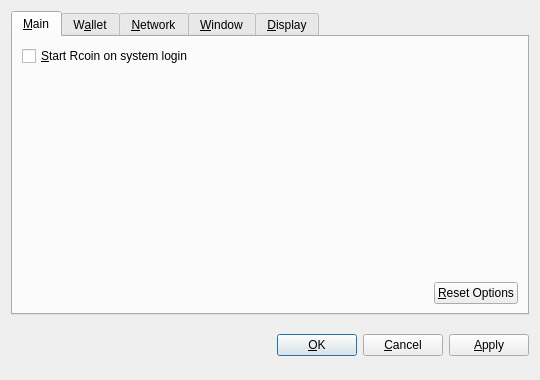
<?xml version="1.0" encoding="UTF-8"?>
<ui version="4.0">
 <class>OptionsDialog</class>
 <widget class="QDialog" name="OptionsDialog">
  <property name="geometry">
   <rect>
    <x>0</x>
    <y>0</y>
    <width>540</width>
    <height>380</height>
   </rect>
  </property>
  <property name="windowTitle">
   <string>Options</string>
  </property>
  <property name="modal">
   <bool>true</bool>
  </property>
  <layout class="QVBoxLayout" name="verticalLayout">
   <item>
    <widget class="QTabWidget" name="tabWidget">
     <property name="tabPosition">
      <enum>QTabWidget::North</enum>
     </property>
     <property name="currentIndex">
      <number>0</number>
     </property>
     <widget class="QWidget" name="tabMain">
      <attribute name="title">
       <string>&amp;Main</string>
      </attribute>
      <layout class="QVBoxLayout" name="verticalLayout_Main">
       <item>
        <widget class="QCheckBox" name="bitcoinAtStartup">
         <property name="toolTip">
          <string>Automatically start Rcoin after logging in to the system.</string>
         </property>
         <property name="text">
          <string>&amp;Start Rcoin on system login</string>
         </property>
        </widget>
       </item>
       <item>
        <spacer name="verticalSpacer_Main">
         <property name="orientation">
          <enum>Qt::Vertical</enum>
         </property>
         <property name="sizeHint" stdset="0">
          <size>
           <width>20</width>
           <height>40</height>
          </size>
         </property>
        </spacer>
       </item>
       <item>
        <layout class="QHBoxLayout" name="horizontalLayout_2_Main">
         <item>
          <spacer name="horizontalSpacer_2_Main">
           <property name="orientation">
            <enum>Qt::Horizontal</enum>
           </property>
           <property name="sizeHint" stdset="0">
            <size>
             <width>40</width>
             <height>20</height>
            </size>
           </property>
          </spacer>
         </item>
         <item>
          <widget class="QPushButton" name="resetButton">
           <property name="toolTip">
            <string>Reset all client options to default.</string>
           </property>
           <property name="text">
            <string>&amp;Reset Options</string>
           </property>
           <property name="autoDefault">
            <bool>false</bool>
           </property>
          </widget>
         </item>
        </layout>
       </item>
      </layout>
     </widget>
     <widget class="QWidget" name="tabWallet">
      <attribute name="title">
       <string>W&amp;allet</string>
      </attribute>
      <layout class="QVBoxLayout" name="verticalLayout_Network">
       <item>
        <widget class="QLabel" name="transactionFeeInfoLabel">
         <property name="text">
          <string>Optional transaction fee per kB that helps make sure your transactions are processed quickly. Most transactions are 1 kB.</string>
         </property>
         <property name="textFormat">
          <enum>Qt::PlainText</enum>
         </property>
         <property name="wordWrap">
          <bool>true</bool>
         </property>
        </widget>
       </item>
       <item>
        <layout class="QHBoxLayout" name="horizontalLayout_1_Main">
         <item>
          <widget class="QLabel" name="transactionFeeLabel">
           <property name="text">
            <string>Pay transaction &amp;fee</string>
           </property>
           <property name="textFormat">
            <enum>Qt::PlainText</enum>
           </property>
           <property name="buddy">
            <cstring>transactionFee</cstring>
           </property>
          </widget>
         </item>
         <item>
          <widget class="BitcoinAmountField" name="transactionFee"/>
         </item>
         <item>
          <spacer name="horizontalSpacer_1_Main">
           <property name="orientation">
            <enum>Qt::Horizontal</enum>
           </property>
           <property name="sizeHint" stdset="0">
            <size>
             <width>40</width>
             <height>20</height>
            </size>
           </property>
          </spacer>
         </item>
        </layout>
       </item>
       <item>
        <widget class="QLabel" name="label">
         <property name="text">
          <string>If you disable the spending of unconfirmed change, the change from a transaction cannot be used until that transaction has at least one confirmation. This also affects how your balance is computed.</string>
         </property>
         <property name="wordWrap">
          <bool>true</bool>
         </property>
        </widget>
       </item>
       <item>
        <widget class="QCheckBox" name="spendZeroConfChange">
         <property name="text">
          <string>Spend unconfirmed change  (experts only)</string>
         </property>
        </widget>
       </item>
       <item>
        <spacer name="verticalSpacer">
         <property name="orientation">
          <enum>Qt::Vertical</enum>
         </property>
         <property name="sizeHint" stdset="0">
          <size>
           <width>20</width>
           <height>40</height>
          </size>
         </property>
        </spacer>
       </item>
      </layout>
     </widget>
     <widget class="QWidget" name="tabNetwork">
      <attribute name="title">
       <string>&amp;Network</string>
      </attribute>
      <layout class="QVBoxLayout" name="verticalLayout_Network">
       <item>
        <widget class="QCheckBox" name="mapPortUpnp">
         <property name="toolTip">
          <string>Automatically open the Rcoin client port on the router. This only works when your router supports UPnP and it is enabled.</string>
         </property>
         <property name="text">
          <string>Map port using &amp;UPnP</string>
         </property>
        </widget>
       </item>
       <item>
        <widget class="QCheckBox" name="connectSocks">
         <property name="toolTip">
          <string>Connect to the Rcoin network through a SOCKS proxy (e.g. when connecting through Tor).</string>
         </property>
         <property name="text">
          <string>&amp;Connect through SOCKS proxy:</string>
         </property>
        </widget>
       </item>
       <item>
        <layout class="QHBoxLayout" name="horizontalLayout_Network">
         <item>
          <widget class="QLabel" name="proxyIpLabel">
           <property name="text">
            <string>Proxy &amp;IP:</string>
           </property>
           <property name="textFormat">
            <enum>Qt::PlainText</enum>
           </property>
           <property name="buddy">
            <cstring>proxyIp</cstring>
           </property>
          </widget>
         </item>
         <item>
          <widget class="QValidatedLineEdit" name="proxyIp">
           <property name="maximumSize">
            <size>
             <width>140</width>
             <height>16777215</height>
            </size>
           </property>
           <property name="toolTip">
            <string>IP address of the proxy (e.g. 127.0.0.1)</string>
           </property>
          </widget>
         </item>
         <item>
          <widget class="QLabel" name="proxyPortLabel">
           <property name="text">
            <string>&amp;Port:</string>
           </property>
           <property name="textFormat">
            <enum>Qt::PlainText</enum>
           </property>
           <property name="buddy">
            <cstring>proxyPort</cstring>
           </property>
          </widget>
         </item>
         <item>
          <widget class="QLineEdit" name="proxyPort">
           <property name="maximumSize">
            <size>
             <width>55</width>
             <height>16777215</height>
            </size>
           </property>
           <property name="toolTip">
            <string>Port of the proxy (e.g. 9050)</string>
           </property>
          </widget>
         </item>
         <item>
          <widget class="QLabel" name="socksVersionLabel">
           <property name="text">
            <string>SOCKS &amp;Version:</string>
           </property>
           <property name="textFormat">
            <enum>Qt::PlainText</enum>
           </property>
           <property name="buddy">
            <cstring>socksVersion</cstring>
           </property>
          </widget>
         </item>
         <item>
          <widget class="QValueComboBox" name="socksVersion">
           <property name="toolTip">
            <string>SOCKS version of the proxy (e.g. 5)</string>
           </property>
          </widget>
         </item>
         <item>
          <spacer name="horizontalSpacer_Network">
           <property name="orientation">
            <enum>Qt::Horizontal</enum>
           </property>
           <property name="sizeHint" stdset="0">
            <size>
             <width>40</width>
             <height>20</height>
            </size>
           </property>
          </spacer>
         </item>
        </layout>
       </item>
       <item>
        <spacer name="verticalSpacer_Network">
         <property name="orientation">
          <enum>Qt::Vertical</enum>
         </property>
         <property name="sizeHint" stdset="0">
          <size>
           <width>20</width>
           <height>40</height>
          </size>
         </property>
        </spacer>
       </item>
      </layout>
     </widget>
     <widget class="QWidget" name="tabWindow">
      <attribute name="title">
       <string>&amp;Window</string>
      </attribute>
      <layout class="QVBoxLayout" name="verticalLayout_Window">
       <item>
        <widget class="QCheckBox" name="minimizeToTray">
         <property name="toolTip">
          <string>Show only a tray icon after minimizing the window.</string>
         </property>
         <property name="text">
          <string>&amp;Minimize to the tray instead of the taskbar</string>
         </property>
        </widget>
       </item>
       <item>
        <widget class="QCheckBox" name="minimizeOnClose">
         <property name="toolTip">
          <string>Minimize instead of exit the application when the window is closed. When this option is enabled, the application will be closed only after selecting Quit in the menu.</string>
         </property>
         <property name="text">
          <string>M&amp;inimize on close</string>
         </property>
        </widget>
       </item>
       <item>
        <spacer name="verticalSpacer_Window">
         <property name="orientation">
          <enum>Qt::Vertical</enum>
         </property>
         <property name="sizeHint" stdset="0">
          <size>
           <width>20</width>
           <height>40</height>
          </size>
         </property>
        </spacer>
       </item>
      </layout>
     </widget>
     <widget class="QWidget" name="tabDisplay">
      <attribute name="title">
       <string>&amp;Display</string>
      </attribute>
      <layout class="QVBoxLayout" name="verticalLayout_Display">
       <item>
        <layout class="QHBoxLayout" name="horizontalLayout_1_Display">
         <item>
          <widget class="QLabel" name="langLabel">
           <property name="text">
            <string>User Interface &amp;language:</string>
           </property>
           <property name="textFormat">
            <enum>Qt::PlainText</enum>
           </property>
           <property name="buddy">
            <cstring>lang</cstring>
           </property>
          </widget>
         </item>
         <item>
          <widget class="QValueComboBox" name="lang">
           <property name="toolTip">
            <string>The user interface language can be set here. This setting will take effect after restarting Rcoin.</string>
           </property>
          </widget>
         </item>
        </layout>
       </item>
       <item>
        <layout class="QHBoxLayout" name="horizontalLayout_2_Display">
         <item>
          <widget class="QLabel" name="unitLabel">
           <property name="text">
            <string>&amp;Unit to show amounts in:</string>
           </property>
           <property name="textFormat">
            <enum>Qt::PlainText</enum>
           </property>
           <property name="buddy">
            <cstring>unit</cstring>
           </property>
          </widget>
         </item>
         <item>
          <widget class="QValueComboBox" name="unit">
           <property name="toolTip">
            <string>Choose the default subdivision unit to show in the interface and when sending coins.</string>
           </property>
          </widget>
         </item>
        </layout>
       </item>
       <item>
        <widget class="QCheckBox" name="displayAddresses">
         <property name="toolTip">
          <string>Whether to show Rcoin addresses in the transaction list or not.</string>
         </property>
         <property name="text">
          <string>&amp;Display addresses in transaction list</string>
         </property>
        </widget>
       </item>
       <item>
        <widget class="QCheckBox" name="coinControlFeatures">
         <property name="toolTip">
          <string>Whether to show coin control features or not.</string>
         </property>
         <property name="text">
          <string>Display coin &amp;control features (experts only!)</string>
         </property>
        </widget>
       </item>
       <item>
        <spacer name="verticalSpacer_Display">
         <property name="orientation">
          <enum>Qt::Vertical</enum>
         </property>
         <property name="sizeHint" stdset="0">
          <size>
           <width>20</width>
           <height>40</height>
          </size>
         </property>
        </spacer>
       </item>
      </layout>
     </widget>
    </widget>
   </item>
   <item>
    <layout class="QHBoxLayout" name="horizontalLayout_Buttons">
     <item>
      <spacer name="horizontalSpacer_1">
       <property name="orientation">
        <enum>Qt::Horizontal</enum>
       </property>
       <property name="sizeHint" stdset="0">
        <size>
         <width>40</width>
         <height>48</height>
        </size>
       </property>
      </spacer>
     </item>
     <item>
      <widget class="QLabel" name="statusLabel">
       <property name="font">
        <font>
         <weight>75</weight>
         <bold>true</bold>
        </font>
       </property>
       <property name="text">
        <string/>
       </property>
       <property name="textFormat">
        <enum>Qt::PlainText</enum>
       </property>
       <property name="wordWrap">
        <bool>true</bool>
       </property>
      </widget>
     </item>
     <item>
      <spacer name="horizontalSpacer_2">
       <property name="orientation">
        <enum>Qt::Horizontal</enum>
       </property>
       <property name="sizeHint" stdset="0">
        <size>
         <width>40</width>
         <height>48</height>
        </size>
       </property>
      </spacer>
     </item>
     <item>
      <widget class="QPushButton" name="okButton">
       <property name="text">
        <string>&amp;OK</string>
       </property>
      </widget>
     </item>
     <item>
      <widget class="QPushButton" name="cancelButton">
       <property name="text">
        <string>&amp;Cancel</string>
       </property>
       <property name="autoDefault">
        <bool>false</bool>
       </property>
      </widget>
     </item>
     <item>
      <widget class="QPushButton" name="applyButton">
       <property name="text">
        <string>&amp;Apply</string>
       </property>
       <property name="autoDefault">
        <bool>false</bool>
       </property>
      </widget>
     </item>
    </layout>
   </item>
  </layout>
 </widget>
 <customwidgets>
  <customwidget>
   <class>BitcoinAmountField</class>
   <extends>QSpinBox</extends>
   <header>bitcoinamountfield.h</header>
  </customwidget>
  <customwidget>
   <class>QValueComboBox</class>
   <extends>QComboBox</extends>
   <header>qvaluecombobox.h</header>
  </customwidget>
  <customwidget>
   <class>QValidatedLineEdit</class>
   <extends>QLineEdit</extends>
   <header>qvalidatedlineedit.h</header>
  </customwidget>
 </customwidgets>
 <resources/>
 <connections/>
</ui>
